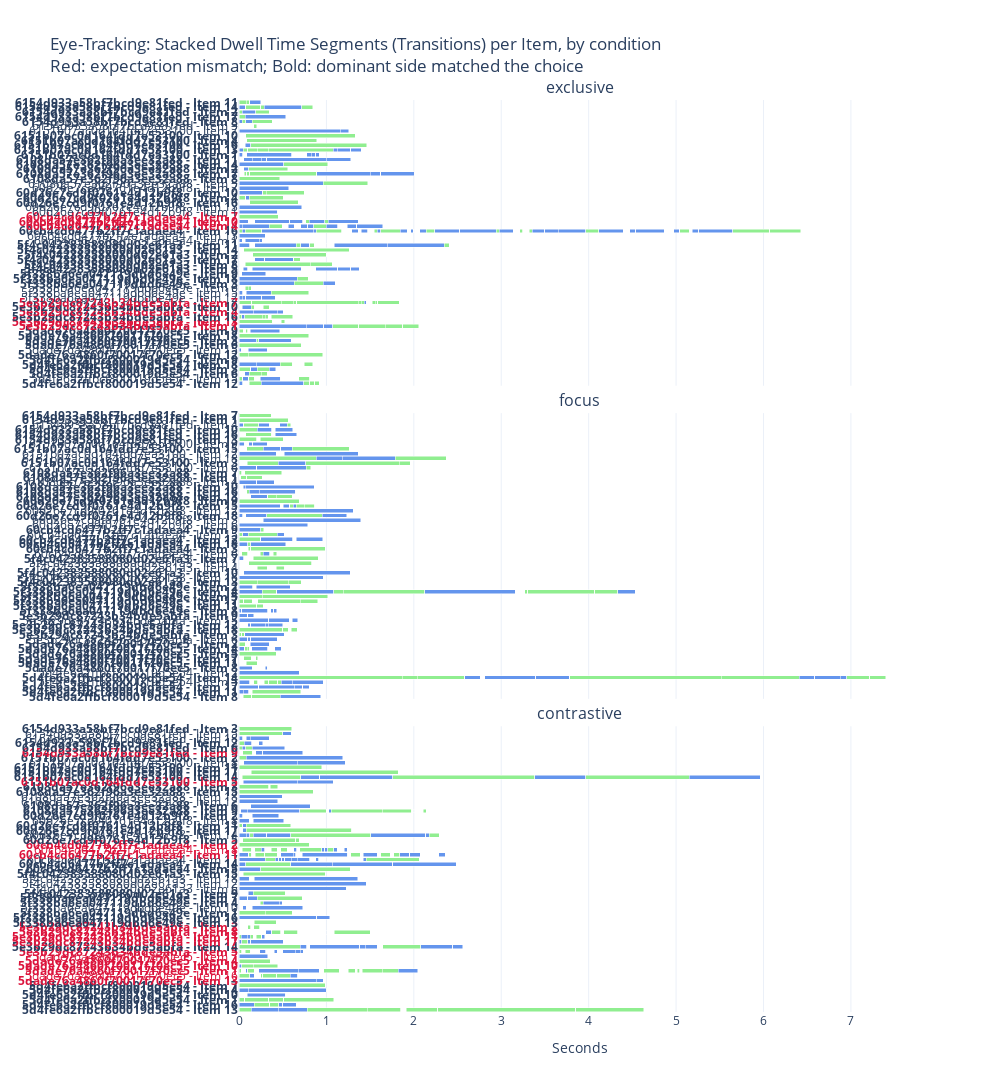

Source (notebook cell):
### Code cell
# ...existing code...
from plotly.subplots import make_subplots
import plotly.graph_objects as go
import numpy as np
import pandas as pd
import os

transparent_color = 'hsva(0, 0%, 100%, 0)'

# Facet by condition into rows (one condition per row)
conditions = list(longform['condition'].dropna().unique())
n_rows = max(1, len(conditions))

fig = make_subplots(
    rows=n_rows, cols=1,
    shared_xaxes=True,
    subplot_titles=conditions,
    vertical_spacing=0.03
)

# For per-facet y-ticks
facet_yticks = {cond: [] for cond in conditions}
facet_yticks_bold = {cond: set() for cond in conditions}
facet_yticks_mismatch = {cond: set() for cond in conditions}

for participant in [p for p in et_df['participant_id'].unique() if p not in list_of_participants_to_remove]:
    df_part = et_df[et_df['participant_id'] == participant]
    sorted_trials = sorted(df_part['trial'].unique(), key=lambda x: float(x) if str(x).replace('.', '', 1).isdigit() else x)
    for trial in sorted_trials:
        lf_row = longform[(longform['participant_id'] == participant) & (longform['trial'] == trial)]
        if lf_row.empty:
            continue
        cond = lf_row['condition'].iloc[0]
        if pd.isna(cond) or cond not in conditions:
            continue

        # Prefer item number in the label; fallback to trial
        if 'item' in lf_row.columns and pd.notna(lf_row['item'].iloc[0]):
            item_label = lf_row['item'].iloc[0]
        else:
            item_label = trial
        label = f"{participant} - Item {item_label}"
        facet_yticks[cond].append(label)

        et_row = df_part[df_part['trial'] == trial]
        dominant = et_row['dominant'].iloc[0] if not et_row.empty else None
        choice = lf_row['choice'].iloc[0] if not lf_row.empty else None

        # bold when dominant == choice
        if dominant is not None and choice is not None and dominant == choice:
            facet_yticks_bold[cond].add(label)

        # mismatch flag from longform -> affects tick label color only
        mismatch_flag = False
        if not lf_row.empty and 'mismatch' in lf_row.columns:
            try:
                mismatch_flag = bool(lf_row['mismatch'].iloc[0])
            except Exception:
                mismatch_flag = False
        if mismatch_flag:
            facet_yticks_mismatch[cond].add(label)

        # read per-participant eyetracking CSV
        et_file = os.path.join(et_dir, f"{participant}.csv")
        if not os.path.exists(et_file):
            continue
        df_et = pd.read_csv(et_file)
        df_et.columns = [c.lower() for c in df_et.columns]
        trial_col = 'trial' if 'trial' in df_et.columns else [c for c in df_et.columns if 'trial' in c][0]
        g = df_et[df_et[trial_col] == trial].copy()
        if g.empty:
            continue

        canvas_state = np.where(
            (g['_left_canvas'] == 1) & (g['_right_canvas'] == 0), 'L',
            np.where(
                (g['_right_canvas'] == 1) & (g['_left_canvas'] == 0), 'R',
                np.where(
                    (g['_left_canvas'] == 0) & (g['_right_canvas'] == 0), 'N', 'B'
                )
            )
        )
        transitions_idx = np.where(canvas_state[1:] != canvas_state[:-1])[0] + 1
        segment_starts = np.concatenate(([0], transitions_idx))
        segment_ends = np.concatenate((transitions_idx, [len(canvas_state)]))
        for seg_start, seg_end in zip(segment_starts, segment_ends):
            seg = g.iloc[seg_start:seg_end]
            if len(seg) > 0:
                start_time = seg['times'].iloc[0]
                end_time = seg['times'].iloc[-1]
                seg_time = (end_time - start_time) / 1000  # seconds
            else:
                seg_time = 0

            if ((seg['_left_canvas'] == 1) & (seg['_right_canvas'] == 0)).all():
                color = 'cornflowerblue'
                side = 'Left'
            elif ((seg['_right_canvas'] == 1) & (seg['_left_canvas'] == 0)).all():
                color = 'lightgreen'
                side = 'Right'
            elif ((seg['_left_canvas'] == 0) & (seg['_right_canvas'] == 0)).all():
                color = transparent_color
                side = 'None'
            else:
                color = "red"
                side = 'Both'

            row_idx = conditions.index(cond) + 1
            fig.add_trace(
                go.Bar(
                    x=[seg_time],
                    y=[label],
                    name=side,
                    marker_color=color,
                    orientation='h',
                    showlegend=False
                ),
                row=row_idx, col=1
            )

# Apply per-row ytick formatting (bold + orange when mismatch)
for i, cond in enumerate(conditions, start=1):
    labels = facet_yticks[cond]
    def format_label(t):
        bold = t in facet_yticks_bold[cond]
        mismatch = t in facet_yticks_mismatch[cond]
        if bold and mismatch:
            return f"<b><span style='color:crimson'>{t}</span></b>"
        if bold:
            return f"<b>{t}</b>"
        if mismatch:
            return f"<span style='color:crimson'>{t}</span>"
        return t
    ticktext = [format_label(t) for t in labels]
    fig.update_yaxes(tickvals=labels, ticktext=ticktext, row=i, col=1)

# Remove the global xaxis_title and set the x-axis title only on the bottom row
fig.update_xaxes(title_text='Seconds', row=n_rows, col=1)

fig.update_layout(
    template='plotly_white',
    barmode='stack',
    title='Eye-Tracking: Stacked Dwell Time Segments (Transitions) per Item, by condition<br>Red: expectation mismatch; Bold: dominant side matched the choice',
    height=max(1600, 200 * n_rows),
    width=1000,
    showlegend=False
)

fig.show()

# Save as html and png
fig.write_html(plots / "dwell_times.html", include_plotlyjs='cdn')
fig.write_image(plots / "dwell_times.png", scale=3)
